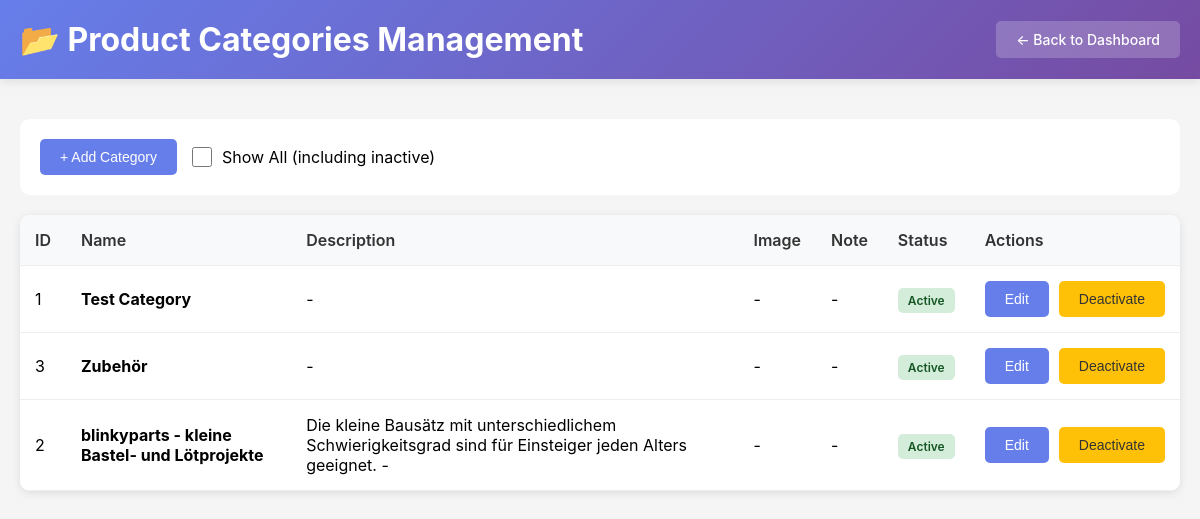
Page /admin/product-categories (signed in) on the committed database.
### tables this page shows
CREATE TABLE "productCategories" (
                productCategoryId INTEGER PRIMARY KEY,
                name TEXT NOT NULL,
                description TEXT,
                image TEXT,
                note TEXT,
                active INTEGER NOT NULL DEFAULT 1
            );

### src/admin.py (the view)
@admin_bp.route('/product-categories')
@require_admin
def product_categories():
    conn = get_db_connection()
    show_all = request.args.get('show_all', 'false') == 'true'
    if show_all:
        categories = conn.execute('SELECT * FROM productCategories ORDER BY name').fetchall()
    else:
        categories = conn.execute('SELECT * FROM productCategories WHERE active = 1 ORDER BY name').fetchall()
    conn.close()
    return render_template('admin_product_categories.html', categories=categories, show_all=show_all)

### src/admin.py (called while the page is built)
def require_admin(f):
    @wraps(f)
    def decorated_function(*args, **kwargs):
        if not session.get('admin_authenticated'):
            return redirect(url_for('admin_login'))
        return f(*args, **kwargs)
    return decorated_function

def get_db_connection():
    from app import DB_NAME
    db_path = PROJECT_ROOT / 'db' / DB_NAME
    conn = sqlite3.connect(str(db_path))
    conn.row_factory = sqlite3.Row
    return conn

### templates/admin_product_categories.html (shortened to what this page needs)
<!DOCTYPE html>
<html lang="en">
<head>
</head>
<body>
    <div class="header">
        <div class="header-content">
            <h1>📂 Product Categories Management</h1>
            <div>
                <a href="/admin" class="btn btn-secondary">← Back to Dashboard</a>
            </div>
        </div>
    </div>
    <div class="container">
        <div class="toolbar">
            <button class="btn btn-primary" onclick="openAddModal()">+ Add Category</button>
            <div class="toggle">
                <input type="checkbox" id="showAll" {% if show_all %}checked{% endif %}
                       onchange="toggleShowAll(this)">
                <label for="showAll">Show All (including inactive)</label>
            </div>
        </div>
        <div class="table-container">
            <table>
                <thead>
                    <tr>
                        <th>ID</th>
                        <th>Name</th>
                        <th>Description</th>
                        <th>Image</th>
                        <th>Note</th>
                        <th>Status</th>
                        <th>Actions</th>
                    </tr>
                </thead>
                <tbody id="categoriesTableBody">
                    {% for category in categories %}
                    <tr>
                        <td>{{ category.productCategoryId }}</td>
                        <td><strong>{{ category.name }}</strong></td>
                        <td>{{ category.description or '-' }}</td>
                        <td>
                            {% if category.image %}
                            <img src="{{ category.image }}" alt="{{ category.name }}" class="image-preview">
                            {% else %}
                            -
                            {% endif %}
                        </td>
                        <td>{{ category.note or '-' }}</td>
                        <td>
                            {% if category.active %}
                            <span class="badge badge-active">Active</span>
                            {% else %}
                            <span class="badge badge-inactive">Inactive</span>
                            {% endif %}
                        </td>
                        <td>
                            <div class="actions">
                                <button class="btn btn-primary" onclick="openEditModal({{ category.productCategoryId }})">Edit</button>
                                {% if category.active %}
                                <button class="btn btn-warning" onclick="toggleActive({{ category.productCategoryId }}, true)">Deactivate</button>
                                {% else %}
                                <button class="btn btn-success" onclick="toggleActive({{ category.productCategoryId }}, false)">Activate</button>
                                {% endif %}
                            </div>
                        </td>
                    </tr>
                    {% endfor %}
                </tbody>
            </table>
        </div>
    </div>
</body>
</html>

### templates/admin_product_categories.html (style rules this page uses)
* { margin: 0; padding: 0; box-sizing: border-box; }
body { font-family: -apple-system, BlinkMacSystemFont, 'Segoe UI', Roboto, Oxygen, Ubuntu, Cantarell, sans-serif; background: #f5f5f5; }
.header { background: linear-gradient(135deg, #667eea 0%, #764ba2 100%); color: white; padding: 20px; box-shadow: 0 2px 10px rgba(0, 0, 0, 0.1); }
.header-content { max-width: 1200px; margin: 0 auto; display: flex; justify-content: space-between; align-items: center; }
.btn { padding: 10px 20px; border: none; border-radius: 5px; cursor: pointer; font-size: 14px; font-weight: 500; text-decoration: none; display: inline-block; transition: transform 0.2s; }
.btn-secondary { background: rgba(255, 255, 255, 0.2); color: white; }
.btn-primary { background: #667eea; color: white; }
.btn-warning { background: #ffc107; color: #333; }
.container { max-width: 1200px; margin: 40px auto; padding: 0 20px; }
.toolbar { background: white; padding: 20px; border-radius: 10px; margin-bottom: 20px; display: flex; gap: 15px; align-items: center; }
.table-container { background: white; border-radius: 10px; overflow: hidden; box-shadow: 0 2px 10px rgba(0, 0, 0, 0.1); }
table { width: 100%; border-collapse: collapse; }
th, td { padding: 15px; text-align: left; border-bottom: 1px solid #eee; }
th { background: #f8f9fa; font-weight: 600; color: #333; }
.badge { padding: 5px 10px; border-radius: 5px; font-size: 12px; font-weight: 600; }
.badge-active { background: #d4edda; color: #155724; }
.toggle { display: flex; align-items: center; gap: 10px; }
.toggle input[type="checkbox"] { width: 20px; height: 20px; }
.actions { display: flex; gap: 10px; }

### rows in the picture
productCategories: productCategoryId "1", name "Test Category", description "-", note "-", active "Active"
productCategories: productCategoryId "3", name "Zubehör", description "-", note "-", active "Active"
productCategories: productCategoryId "2", name "blinkyparts - kleine Bastel- und Lötprojekte", description "Die kleine Bausätz mit unterschiedlichem Schwierigkeitsgrad sind für Einsteiger jeden Alters geeignet. -", note "-", active "Active"
